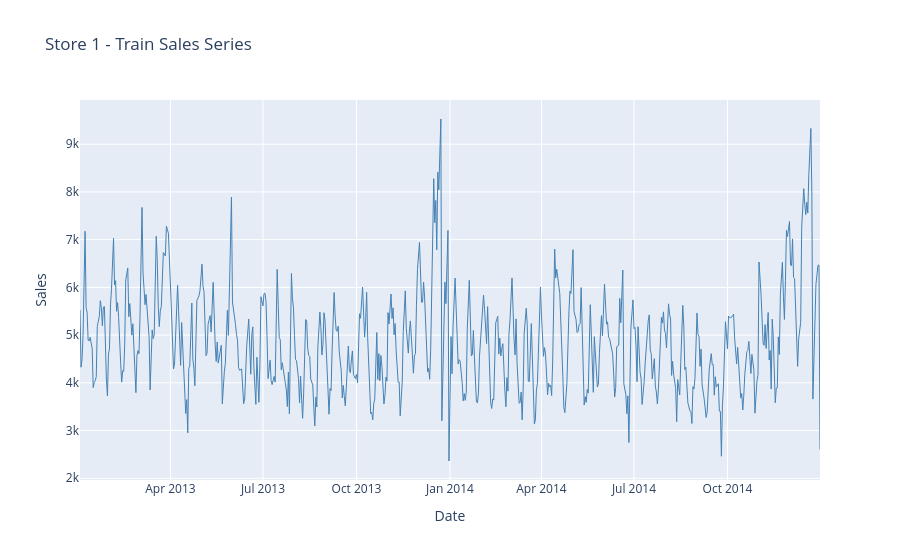

This figure's notebook cell:
### Code cell
# Augmented Dickey-Fuller test
result = adfuller(train.dropna())
print(f"ADF Statistic: {result[0]:.4f}")
print(f"p-value: {result[1]:.4f}")
print(f"Conclusion: {'Stationary' if result[1] < 0.05 else 'Non-stationary'}")

# Plot train series
fig = go.Figure()
fig.add_trace(go.Scatter(
    x=train.index,
    y=train.values,
    mode='lines',
    line=dict(color='steelblue', width=1),
    name='Sales'
))
fig.update_layout(
    title='Store 1 - Train Sales Series',
    xaxis_title='Date',
    yaxis_title='Sales',
    hovermode='x unified'
)
fig.show()

### Figure 1 — Plotly figure (JSON) as saved in the notebook; plotly's stock layout.template omitted (floating-point values rounded to 4 significant figures; data arrays with more than 128 entries replaced by an {"elided": "..."} marker saying what was removed)
{"data": [{"line": {"color": "steelblue", "width": 1}, "mode": "lines", "name": "Sales", "type": "scatter", "x": {"elided": "606 str values"}, "y": {"elided": "606 int values"}}], "layout": {"hovermode": "x unified", "title": {"text": "Store 1 - Train Sales Series"}, "xaxis": {"title": {"text": "Date"}}, "yaxis": {"title": {"text": "Sales"}}}}
